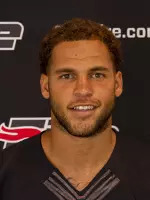
#> input picture bb.jpg, 150 x 200 px
$ python face_dectector.py
#> lines starting #> are read from the running program, lines starting #| are printed output that depends on the picture
# Import the OpenCV library, which is commonly aliased as cv2.
import cv2
import os

# The name of the XML file containing the pre-trained Haar Cascade classifier.
alg = "haarcascade_frontalface_default (1).xml"

# Load the Haar Cascade algorithm from the XML file into OpenCV.
haar_cascade = cv2.CascadeClassifier(alg)

# The name of the image file you want to analyze.
file_name = 'bb.jpg'

# Read the image as a grayscale image.
img = cv2.imread(file_name, cv2.IMREAD_GRAYSCALE)
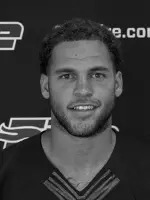
#> img: shape (200, 150); min 1, max 239, mean 59.8

# Check if the image was loaded successfully.
if img is None:
    print(f"Error: Could not load image file '{file_name}'. Please check the file path.")
else:
    # Find the faces in the image.
    faces = haar_cascade.detectMultiScale(
        img,
        scaleFactor=1.05,
        minNeighbors=2,
        minSize=(100, 100)
    )
#> faces = [[29, 31, 109, 109]]

    # A counter to keep track of the number of faces detected.
    face_count = 0

    # Define the output directory and create it if it doesn't exist.
    output_dir = 'detected_faces'
    if not os.path.exists(output_dir):
        os.makedirs(output_dir)
        print(f"Created directory: {output_dir}")

    # For each face detected, a new cropped image will be saved.
    for x, y, w, h in faces:
        # Crop the image to select only the face.
        cropped_image = img[y:y + h, x:x + w]

        # Define the name of the file where the cropped image will be stored.
        target_file_name = f'detected_face_{face_count}.jpg'

        # Create the full path for the new image file.
        target_file_path = os.path.join(output_dir, target_file_name)

        # Write the cropped image to the 'detected_faces' folder.
        cv2.imwrite(
            target_file_path,
            cropped_image,
        )

        # Increment the face counter.
        face_count += 1
#> this loop made 1 pass
#> (x, y, w, h, target_file_name, face_count) on pass 1: (29, 31, 109, 109, 'detected_face_0.jpg', 1)
#> pass 1, `cropped_image = img[y:y + h, x:x + w]`:
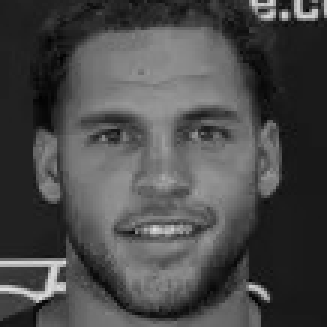
#> cropped_image: shape (109, 109) (shown 3 times larger); min 1, max 223, mean 74.2
#> after the loop, face_count = 1

    if face_count > 0:
        print(f"Detected and saved {face_count} face(s) to the '{output_dir}' folder.")
#| Detected and saved 1 face(s) to the 'detected_faces' folder.
    else:
        print(f"No faces detected in '{file_name}'.")

$ run again, with bb_face_0.jpg copied over bb.jpg
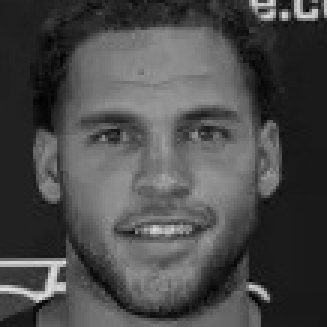
#> input picture bb_face_0.jpg, 109 x 109 px (shown 3 times larger)
#> img is the input picture: shape (109, 109); min 1, max 224, mean 74.2
#> faces = [[2, 2, 105, 105]]
#> the loop `for x, y, w, h in faces:` made 1 pass
#> (x, y, w, h, target_file_name, face_count) on pass 1: (2, 2, 105, 105, 'detected_face_0.jpg', 1)
#> pass 1, `cropped_image = img[y:y + h, x:x + w]`:
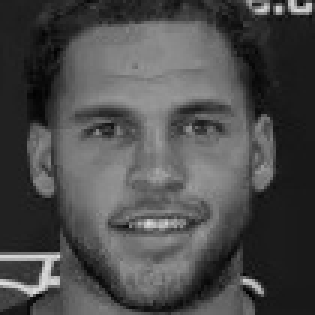
#> cropped_image: shape (105, 105) (shown 3 times larger); min 1, max 222, mean 75.9
#> after the loop `for x, y, w, h in faces:`: face_count = 1
#| Detected and saved 1 face(s) to the 'detected_faces' folder.
